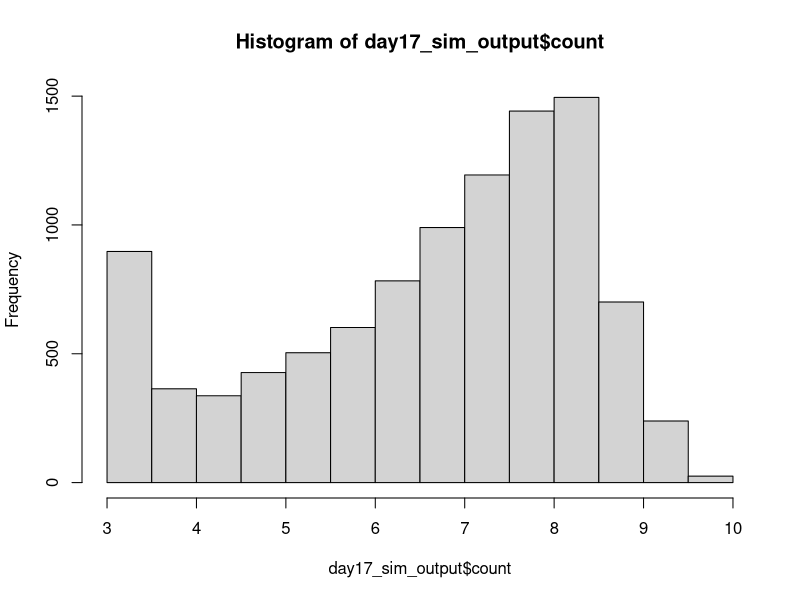
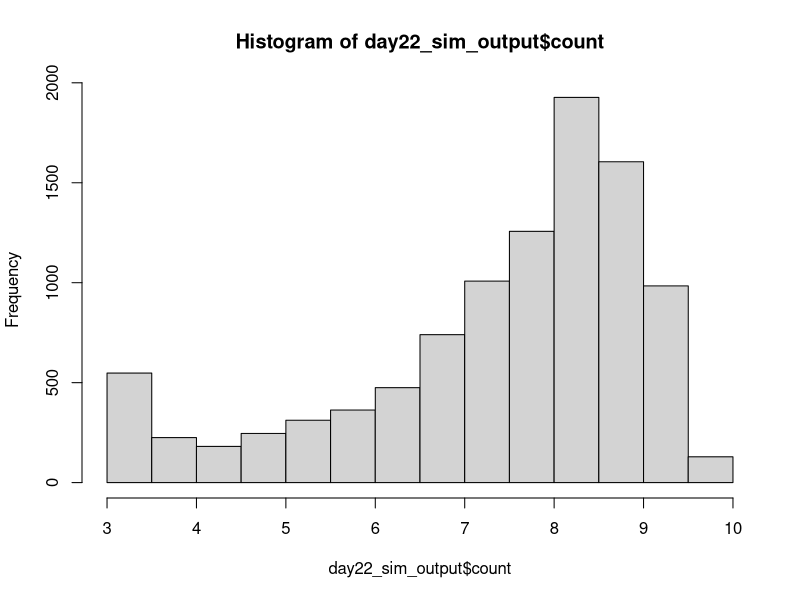

Recreate these plots in R, in order. (Note: this script raises an error after producing the figures.)
## ---------------------------Title---------------------------------------------
# CIDA Shelf Life Model

## ---------------------------Description---------------------------------------
# Project: CIDA Spinach 

# Description: 

## ---------------------------Packages------------------------------------------

#   Loading packages
library(dplyr); library(MASS); library(VGAM)

## ---------------------------Seed----------------------------------------------

#Set seed
set.seed(1)

## ---------------------------Inputs--------------------------------------------

#Load in data

strain_param <- read.csv("primary_model_parameters_strain_by_rep_2022_08_26.csv", header = TRUE)
apc_param <- read.csv("primary_model_parameters_apc_by_rep_2022_09_01.csv", header = TRUE)

mumax_secon <- read.csv("secondary_model_mumax_strain_by_rep_2022-09-01.csv", header = TRUE)
lag_secon <- read.csv("secondary_model_lag_strain_by_rep_2022_09_01.csv", header = TRUE)
lag_apc_secon <- read.csv("secondary_model_lag_apc_by_rep2022_09_01.csv", header = TRUE)

initial_count <- read.csv("initial_distribution_2022_08_24.csv", header = TRUE)
st_frequency <- read.csv("st_frequency_2022_05_18.csv", header = TRUE)

#Change strain parameters to lowercase 
strain_param$isolate <- tolower(strain_param$isolate)
apc_param$isolate <- tolower(apc_param$isolate)

mumax_secon$isolate <- tolower(mumax_secon$isolate)
lag_secon$isolate <- tolower(lag_secon$isolate)

#Initial Count Distribution: Log transforming initial count, and fitting a normal distribution to the data
initial_count_dist <- function(n){
  ans <- runif(n, min = initial_count$min, max = initial_count$max)
  return(ans)
}

#ST Distribution
isolates <- st_frequency$cida_isolates
st_prev <- st_frequency$frequency

st_dist <- function(n) {
ans <- sample(isolates, size = n, prob = st_prev, replace = T)
return(ans)
}

#Storage Temperature Distribution
temp_location <- 4
temp_shape <- 2.31

temp_dist <- function(n) {
  ans <- rlaplace(n, temp_location, temp_shape)
  for(i in 1:n)
  while (ans[i] < 0 | ans[i] > 10) {
    ans[i] <- rlaplace(1, temp_location, temp_shape)
  }
  return(ans)
}

#Primary Growth Models 


#Baranyi
baranyi <- function(day, log10n0, log10nmax, mumax, lag){
  log10n <- log10nmax + log10((-1 + exp(mumax * lag) + exp(mumax * day))/(exp(mumax * day) - 1 + exp(mumax * lag) * 10^(log10nmax - log10n0)))
}

#Baranyi without lag
baranyi_no_lag <- function(day, log10n0, log10nmax, mumax){
  log10n <- log10nmax - log10(1 + (10^(log10nmax - log10n0) - 1) * exp(-mumax * day))
}

#Buchanan
buchanan <- function(day, log10n0, log10nmax, mumax, lag){
  log10n <- log10n0 + (day >= lag) * (day <= (lag + (log10nmax - log10n0) * log(10) / mumax)) * mumax * (day - lag) / log(10) + (day >= lag) * (day>(lag + (log10nmax - log10n0) * log(10) / mumax)) * (log10nmax - log10n0)
}

#Buchanan without lag
buchanan_no_lag <- function(day, log10n0, log10nmax, mumax){
  log10n <- log10n0 + (day <= ((log10nmax - log10n0) * log(10) / mumax)) * mumax * day / log(10) + (day > ((log10nmax - log10n0) * log(10) / mumax)) * (log10nmax - log10n0)
}

#Gompertz
gompertz <- function(day, log10n0, log10nmax, mumax, lag){
  log10n <- log10n0 + (log10nmax - log10n0) * exp(-exp(mumax * exp(1) * (lag - day) / ((log10nmax - log10n0) * log(10)) + 1))
}


log10N_with_lag <- function(day, log10n0, log10nmax, mumax, lag, model) {
  ans <- numeric(length = length(day))
  for(i in seq_along(day)){
    if (model[i] == "baranyi") {
      ans[i] <- baranyi(day[i], log10n0[i], log10nmax[i], mumax[i], lag[i])
    }
    else if(model[i] == 'buchanan') {
      ans[i] <- buchanan(day[i], log10n0[i], log10nmax[i], mumax[i], lag[i])
    }
    else if(model[i] == "gompertz"){
      ans[i] <- gompertz(day[i], log10n0[i], log10nmax[i], mumax[i], lag[i])
    } 
    else{
      stop(paste0(model, " is not a valid model name. Must be one of Buchanan, Baranyi, Gompertz."))
    }
  }
  return(ans)
  
}

log10N_without_lag <- function(day, log10n0, log10nmax, mumax, model) {
  ans <- numeric(length = length(day))
  for(i in seq_along(day)){
    if (model[i] == "baranyi_no_lag") {
      ans[i] <- baranyi_no_lag(day[i], log10n0[i], log10nmax[i], mumax[i])
    }
    else if(model[i] == 'buchanan_no_lag') {
      ans[i] <- buchanan_no_lag(day[i], log10n0[i], log10nmax[i], mumax[i])
    }
    else{
      stop(paste0(model, " is not a valid model name. Must be one of Buchanan, Baranyi, Gompertz."))
    }
  }
  return(ans)
  
}

#Secondary model 

NewMu <- function(temp, b, temp_min) {
  sqrt_mu <- b*(temp - temp_min)
  ans <- sqrt_mu^2
  return(ans)
}

NewLag <- function(temp, b, temp_min) {
  sqrt_lag <- b*(temp - temp_min)
  ans <- sqrt_lag^2
  return(ans)
}

## ---------------------------Simulation Overview-------------------------------

n_packages <- 10000
n_sim <- n_packages
n_day <- 22

## ---------------Assigning Model Inputs----------------------------------------

#Assigning initial count, ST and temperature to each package
packages_sim <- data.frame(matrix(, nrow = n_sim, ncol = 9))
colnames(packages_sim) <- c("package", "initial_count", "storage_temp", "isolate", "isolate_rep", "model", "lag", "mu", "nmax")

packages_sim$package <- rep(1:n_packages)
packages_sim$initial_count <- initial_count_dist(n_sim)
packages_sim$storage_temp <- temp_dist(n_sim)
packages_sim$isolate <- st_dist(n_sim)
packages_sim$isolate_rep <- sample(1:3, n_sim, replace = TRUE)

#Assigning a growth model to each package. The selected model will be the best fitting model at 6˚C 
for(i in 1:n_sim){
  strain_index <- which(packages_sim$isolate[i] == strain_param$isolate & packages_sim$isolate_rep[i] == strain_param$rep & 6 == strain_param$temp)
  packages_sim$model[i] <- strain_param$model_type[strain_index]
}

#Assign lag to each package

for(i in 1:n_sim){
  rep <- packages_sim$isolate_rep[i]
  if(packages_sim$isolate[i] == "s12-0180"){
    rep <- sample(c(1, 3), 1, replace = TRUE)
  } else if (packages_sim$isolate[i] == "s12-0184"){
    rep <- 1
  } else if (packages_sim$isolate[i] == "s12-0132"){
    rep <- 3
  }  else {
    rep <- rep
  }
  apc_lag <- 0
  strain_index <- which(packages_sim$isolate[i] == lag_secon$isolate & rep == lag_secon$rep)
  strain_lag <- NewLag(packages_sim$storage_temp[i], lag_secon$b_mu[strain_index], lag_secon$temp_min_mu[strain_index])
  strain_lag <- ifelse(packages_sim$isolate[i] == "s12-0166", 0, strain_lag)
  packages_sim$lag[i] <- runif(n = 1, min = min(strain_lag, apc_lag), max = max(strain_lag, apc_lag))
  packages_sim$lag[i] <- packages_sim$lag[i]*1.4
}

packages_sim$lag <- ifelse(packages_sim$model %in% c("baranyi_no_lag", "buchanan_no_lag"), NA, packages_sim$lag)

#Assign mumax to each package
for(i in 1:n_sim){
  rep <- ifelse(packages_sim$isolate[i] == "s12-0141", 1, packages_sim$isolate_rep[i])
  strain_index <- which(packages_sim$isolate[i] == mumax_secon$isolate & rep == mumax_secon$rep)
  package_mu <- NewMu(packages_sim$storage_temp[i], mumax_secon$b_mu[strain_index], mumax_secon$temp_min_mu[strain_index])
  packages_sim$mu[i] <- package_mu
}

#Assign nmax to each package
for(i in 1:n_sim){
  rep <- packages_sim$isolate_rep[i]
strain_index <- which(packages_sim$isolate[i] == strain_param$isolate & rep == strain_param$rep & 6 == strain_param$temp)
apc_index <- which(packages_sim$isolate[i] == apc_param$isolate & rep == apc_param$rep & 6 == apc_param$temp)
strain_nmax <- strain_param$nmax[strain_index]
apc_nmax <- apc_param$nmax[strain_index]
packages_sim$nmax[i] <- runif(n = 1, strain_nmax, apc_nmax)
}

## ----------------Assessing Growth Over Shelf Life-----------------------------

models_with_lag <- c("baranyi", "buchanan", "gompertz")

shelf_life_sim <- packages_sim[rep(seq_len(nrow(packages_sim)), each = 22), ]
rownames(shelf_life_sim) <- 1:nrow(shelf_life_sim)
shelf_life_sim["day"] <- rep(1:n_day, times = n_sim)
shelf_life_sim["count"] <- NA

shelf_life_sim[is.na(shelf_life_sim$lag), ] <- shelf_life_sim[is.na(shelf_life_sim$lag), ] %>% 
  mutate(count = log10N_without_lag(day, initial_count, nmax, mu, model))

shelf_life_sim[!is.na(shelf_life_sim$lag), ] <- shelf_life_sim[!is.na(shelf_life_sim$lag), ] %>% 
  mutate(count = log10N_with_lag(day, initial_count, nmax, mu, lag, model))

## --------------------------------Plotting Outcome-----------------------------

day17_sim_output <- shelf_life_sim %>%
  filter(day == 17)

h17 <- hist(day17_sim_output$count)
h17


day22_sim_output <- shelf_life_sim %>%
  filter(day == 22)

h22 <- hist(day22_sim_output$count)
h22

## --------------------------------Threshold------------------------------------

sa_temp <- shelf_life_sim %>%
  group_by(day) %>%
  summarise(prop_fail = sum(count > 7.6)/n_packages) %>%
  mutate(adj = 1.4) %>%
  mutate(param = "lag")

## --------------------------------Export---------------------------------------

date <- Sys.Date()
date <- gsub("-", "_", date)
file_name <- paste0("output/sa_lag_", date,".csv")
  
write.table(sa_temp, file_name, sep = ",", col.names = !file.exists(file_name), append = T, row.names = FALSE)
